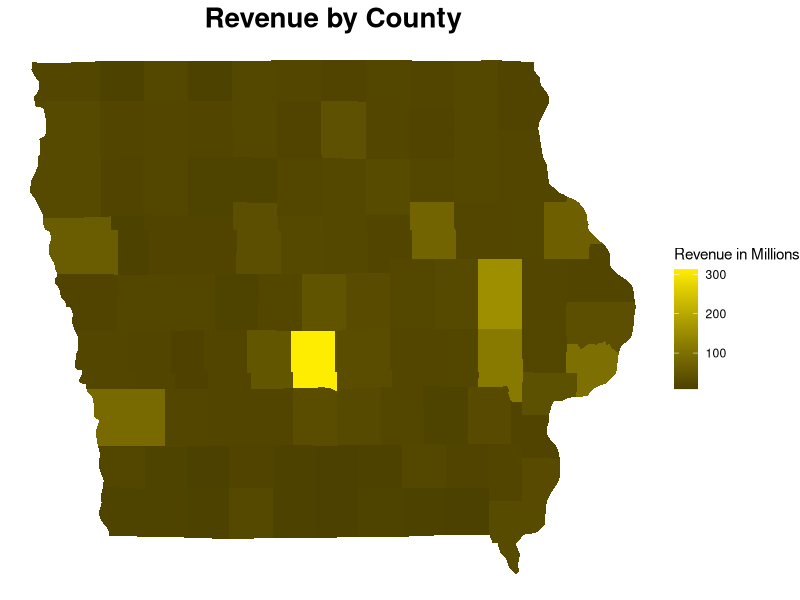
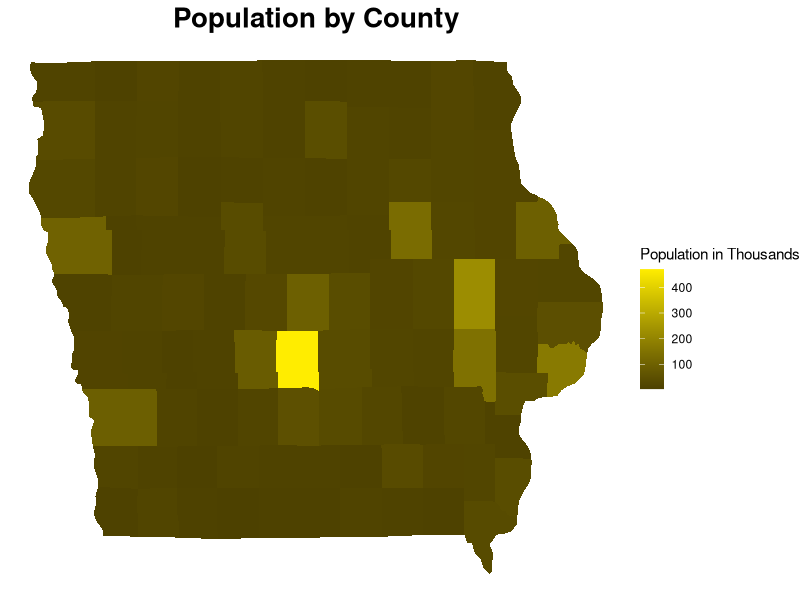
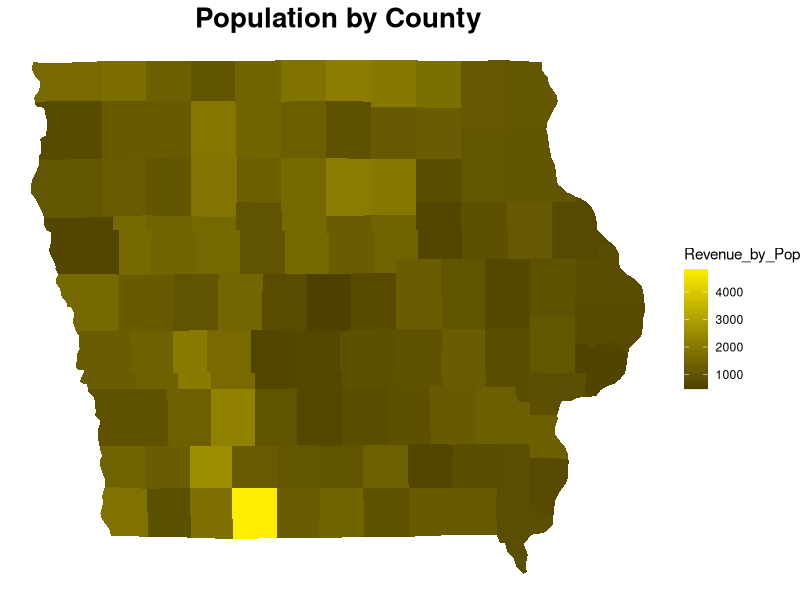
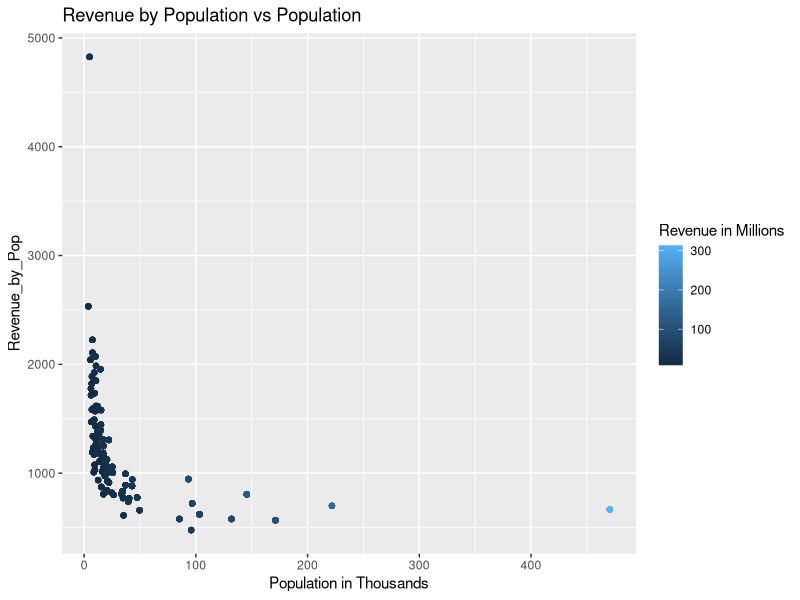
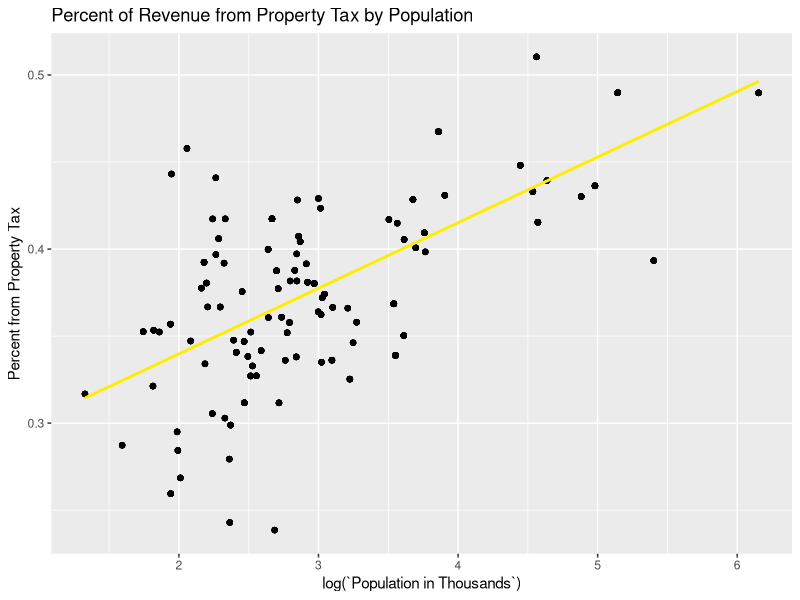
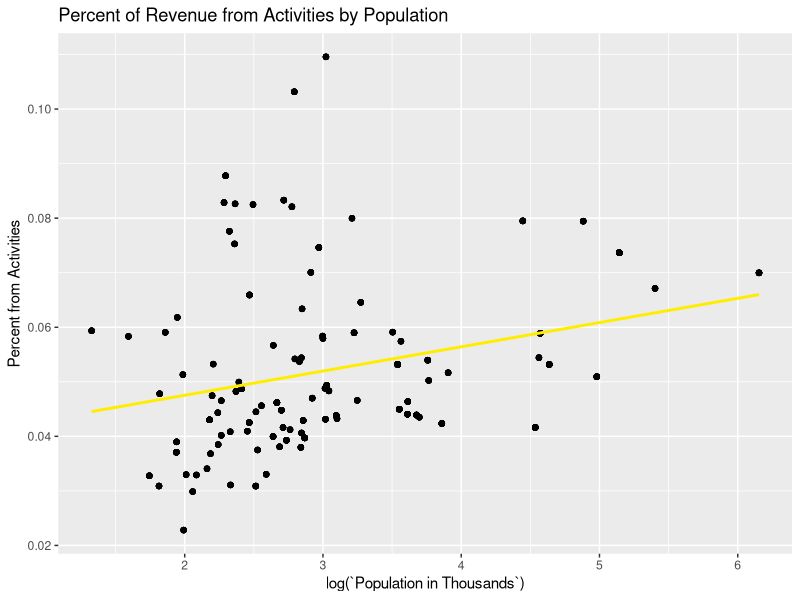
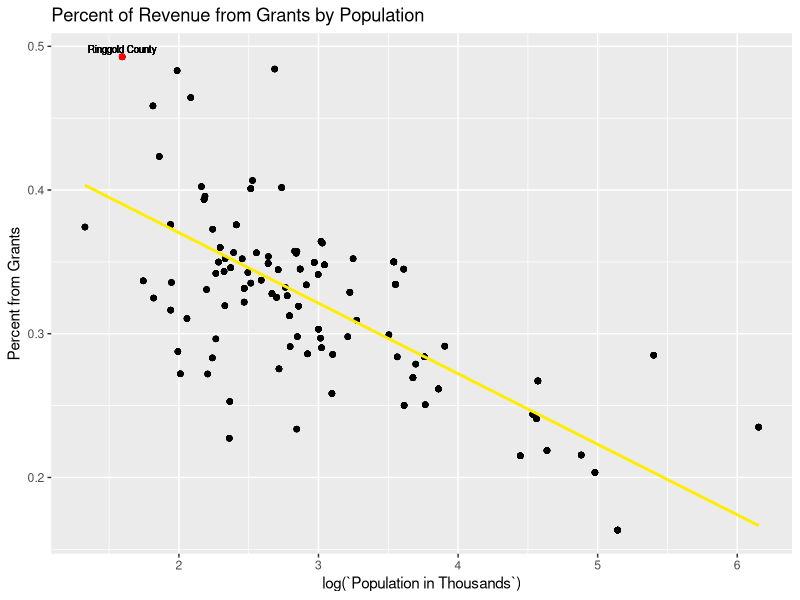

Source code (R) for these figures, in order:
## ---- chunk 1
knitr::opts_chunk$set(echo = TRUE)
## ---- chunk 2
library(tidyverse)
library(lubridate)

pop_raw <- read_csv("data/County_Population_in_Iowa_by_Year_20251123.csv")

# view(pop_raw)

income_raw <- read_csv("data/Annual_Personal_Income_for_State_of_Iowa_by_County_20251123.csv")

# view(income_raw)

rev_raw <- read_csv("data/County_Actual_Revenues_By_Type_By_Fiscal_Year_20251123.csv")

# view(rev_raw)

budget_raw <- read_csv("data/County_Budgeted_Expenditures_By_Service_Area_By_Fiscal_Year_20251123.csv")

# view(budget_raw)

spend_raw <- read_csv("data/County_Actual_Expenditures_by_Service_Area_by_Fiscal_Year_20251123.csv")

# view(spend_raw)

## ---- chunk 3

pop_raw$County <- replace(pop_raw$County, pop_raw$County == "O'Brien County", "Obrien County")

pop <- pop_raw |>
  mutate(
    County = toupper(substring(County, 1, nchar(County) - 7)),
    Year = year(mdy(Year))
  ) |>
  filter(Year >= 2010, Year <= 2022) |>
  select(County, Year, Population)

str(pop)

## ---- chunk 4

income_raw$Name <- replace(income_raw$Name, income_raw$Name == "O'Brien", "Obrien")

income_1 <- income_raw |>
  mutate(
    County = toupper(Name),
    Year = year(mdy(Date))
  ) |>
  filter(Year >= 2010, Year <= 2022) |>
  select(County, Year, Variable, Value)

income <- income_1 |>
  pivot_wider(names_from = Variable,
              values_from = Value
              ) |>
  rename('Personal_Income' = `Personal income`,
         'Personal_Income_Per_Capita' = `Per capita personal income`
         ) |>
  mutate(
    Personal_Income = parse_number(Personal_Income),
    Personal_Income_Per_Capita = parse_number(Personal_Income_Per_Capita),
    Personal_Income = Personal_Income * 1000
  )

str(income)

## ---- chunk 5

rev <- rev_raw |>
  rename(
    Year = `FISCAL YEAR`,
    County = `COUNTY NAME`,
    Total_Revenue = `TOTAL REVENUES & OTHER SOURCES`
  ) |>
  mutate(
    County = toupper(County),
    Revenue_Percent_Property_Tax = round((`NET CURRENT PROPERTY TAXES` + `DELINQUENT PROPERTY TAX REVENUE`) / Total_Revenue, 4),
    Revenue_Percent_Grant = round(INTERGOVERNMENTAL / Total_Revenue, 4),
    Revenue_Percent_Activities = round((`LICENSES & PERMITS` + `CHARGES FOR SERVICE` + `USE OF MONEY & PROPERTY`) / Total_Revenue, 4),
    Revenue_Percent_Other = round(1 - Revenue_Percent_Property_Tax - Revenue_Percent_Grant - Revenue_Percent_Activities, 4)
  ) |>
  filter(Year >= 2010, Year <= 2022) |>
  select(County, Year, Total_Revenue, Revenue_Percent_Property_Tax, Revenue_Percent_Grant, Revenue_Percent_Activities, Revenue_Percent_Other)

str(rev)

## ---- chunk 6

budget_raw$`County Name` <- replace(budget_raw$`County Name`, budget_raw$`County Name` == "O'BRIEN", "OBRIEN")

budget <- budget_raw |>
  rename(
    County_Id = County,
    County = `County Name`,
    Year = `Fiscal Year Ending`,
    Total_Budget = `Total Expenditures`
  ) |>
  mutate(
    Year = year(mdy(Year)),
    Total_Budget = parse_number(Total_Budget),
    Budgeted_Public_Safety_Percent = parse_number(`Public Safety & Legal Services`) / Total_Budget,
    Budgeted_Mental_Health_Percent = parse_number(`Mental Health MR, DD`) / Total_Budget,
    Budgeted_Roads_Transportation_Percent = parse_number(`Roads & Transportation`) / Total_Budget,
    Budgeted_Administration_Percent = parse_number(Administration) / Total_Budget,
    Budgeted_Debt_Percent = parse_number(`Debt Service`) / Total_Budget,
    Budgeted_Physical_Health_Percent = parse_number(`Physical Health & Social Services`) / Total_Budget,
    Budgeted_Environment_Education_Percent = parse_number(`County Environment & Education`) / Total_Budget,
    Budgeted_Services_to_Residents_Percent = parse_number(`Government Services to Residents`) / Total_Budget,
    Budgeted_Refunded_Programs_Percent = parse_number(`Nonprogram Current`) / Total_Budget,
    Budgeted_Projects_Percent = parse_number(`Capital Projects`) / Total_Budget,
    Budgeted_Transfers_Out_Percent = parse_number(`Operating Transfers Out`) / Total_Budget,
    Budgeted_Refunded_Debt_Percent = parse_number(`Refunded Debt/Escrow`) / Total_Budget
  ) |>
  select(County, Year, Total_Budget, Budgeted_Public_Safety_Percent, Budgeted_Mental_Health_Percent, Budgeted_Roads_Transportation_Percent, Budgeted_Administration_Percent, Budgeted_Debt_Percent, Budgeted_Physical_Health_Percent, Budgeted_Environment_Education_Percent, Budgeted_Services_to_Residents_Percent, Budgeted_Refunded_Programs_Percent, Budgeted_Projects_Percent, Budgeted_Transfers_Out_Percent, Budgeted_Refunded_Debt_Percent) |>
  filter(Year >= 2010, Year <= 2022)

str(budget)

## ---- chunk 7

spend <- spend_raw |>
  rename(
    Year = `FISCAL YEAR`,
    Total_Expenditure = `TOTAL EXPENDITURES & OTHER USES`
  ) |>
  mutate(
    Actual_Public_Safety_Percent = `PUBLIC SAFETY AND LEGAL SERVICES` / Total_Expenditure,
    Actual_Mental_Health_Percent = `MENTAL HEALTH, ID & DD` / Total_Expenditure,
    Actual_Roads_Transportation_Percent = `ROADS & TRANSPORTATION` / Total_Expenditure,
    Actual_Administration_Percent = ADMINISTRATION / Total_Expenditure,
    Actual_Debt_Percent = `DEBT SERVICE` / Total_Expenditure,
    Actual_Physical_Health_Percent = `PHYSICAL HEALTH SOCIAL SERVICES` / Total_Expenditure,
    Actual_Environment_Education_Percent = `COUNTY ENVIRONMENT AND EDUCATION` / Total_Expenditure,
    Actual_Services_to_Residents_Percent = `GOVERNMENT SERVICES TO RESIDENTS` / Total_Expenditure,
    Actual_Refunded_Programs_Percent = `NONPROGRAM CURRENT` / Total_Expenditure,
    Actual_Projects_Percent = `CAPITAL PROJECTS` / Total_Expenditure,
    Actual_Transfers_Out_Percent = `OPERATING TRANSFERS OUT` / Total_Expenditure,
    Actual_Refunded_Debt_Percent = `REFUNDED DEBT/PAYMENTS TO ESCROW` / Total_Expenditure
  ) |>
  select(County, Year, Total_Expenditure, Actual_Public_Safety_Percent, Actual_Mental_Health_Percent, Actual_Roads_Transportation_Percent, Actual_Administration_Percent, Actual_Debt_Percent, Actual_Physical_Health_Percent, Actual_Environment_Education_Percent, Actual_Services_to_Residents_Percent, Actual_Refunded_Programs_Percent, Actual_Projects_Percent, Actual_Transfers_Out_Percent, Actual_Refunded_Debt_Percent) |>
  filter(Year >= 2010, Year <= 2022)

str(spend)

## ---- chunk 8

join1 <- inner_join(pop, income, by = c('County', 'Year'))
join2 <- inner_join(join1, rev, by = c('County', 'Year'))
join3 <- inner_join(join2, budget, by = c('County', 'Year'))
data <- inner_join(join3, spend, by = c('County', 'Year'))

# data |>
#  group_by(Year) |>
#  summarize(
#    count = n_distinct(County)
#  )

# sort(unique(data$County))
## ---- chunk 9

write.csv(data, 'data/Final_Data.csv')
str(data)
head(data, 5)

## ---- chunk 10


iowa <- map_data('county', 'iowa')

iowa <- iowa |>
  mutate(
    County = toupper(subregion)
  )

funding_data <- data |>
  group_by(County) |>
  summarize(
    `Revenue in Millions` = mean(Total_Revenue / 1000000),
    `Population in Thousands` = mean(Population / 1000),
    Income = mean(Personal_Income_Per_Capita),
    `Percent from Property Tax` = mean(Revenue_Percent_Property_Tax),
    `Percent from Grants` = mean(Revenue_Percent_Grant),
    `Percent from Activities` = mean(Revenue_Percent_Activities),
    `Percent from Other` = mean(Revenue_Percent_Other)
  ) |>
  left_join(iowa, by = 'County')

ggplot(funding_data, aes(x = long, y = lat, fill = `Revenue in Millions`)) + 
  geom_polygon(aes(group = group)) +
  scale_fill_gradient(low = '#4D4100', high = '#FFED00') +
  theme_void() +
  labs(title = "Revenue by County") +
  theme(
    plot.title = element_text(
      size = 20, 
      face = "bold",
      hjust = 0.5)
    )

## ---- chunk 11

ggplot(funding_data, aes(x = long, y = lat, fill = `Population in Thousands`)) + 
  geom_polygon(aes(group = group)) +
  scale_fill_gradient(low = '#4D4100', high = '#FFED00') +
  theme_void() +
  labs(title = "Population by County") +
  theme(
    plot.title = element_text(
      size = 20, 
      face = "bold",
      hjust = 0.5)
    )

## ---- chunk 12

funding_data <- funding_data |>
  mutate(Revenue_by_Pop = (`Revenue in Millions` * 1000000) / (`Population in Thousands` * 1000))

ggplot(funding_data, aes(x = long, y = lat, fill = Revenue_by_Pop)) + 
  geom_polygon(aes(group = group)) +
  scale_fill_gradient(low = '#4D4100', high = '#FFED00') +
  theme_void() +
  labs(title = "Population by County") +
  theme(
    plot.title = element_text(
      size = 20, 
      face = "bold",
      hjust = 0.5)
    )

## ---- chunk 13

ggplot(funding_data, aes(x = `Population in Thousands`, 
                         y = Revenue_by_Pop, color = `Revenue in Millions`)) +
  geom_point() +
  labs(title = "Revenue by Population vs Population")

## ---- chunk 14

ggplot(funding_data, aes(x = log(`Population in Thousands`), y = `Percent from Property Tax`)) +
  geom_point() +
  geom_smooth(method = "lm", se = FALSE, col = "#FFED00") +
    labs(title = "Percent of Revenue from Property Tax by Population")

## ---- chunk 15

ggplot(funding_data, aes(x = log(`Population in Thousands`), y = `Percent from Activities`)) +
  geom_point() +
  geom_smooth(method = "lm", se = FALSE, col = "#FFED00") +
    labs(title = "Percent of Revenue from Activities by Population")

## ---- chunk 16

Ringgold <- funding_data |> dplyr::filter(County == "RINGGOLD")

#Ringgold

#funding_data

ggplot(funding_data, aes(x = log(`Population in Thousands`), y = `Percent from Grants`)) +
  geom_point() +
  geom_smooth(method = "lm", se = FALSE, col = "#FFED00") +
  geom_point(data = Ringgold, color = "red") +
  geom_text(data = Ringgold, aes(label = "Ringgold County"), size = 2.5, vjust = -0.5) +
  labs(title = "Percent of Revenue from Grants by Population")

## ---- chunk 17



## ---- chunk 18



## ---- chunk 19
